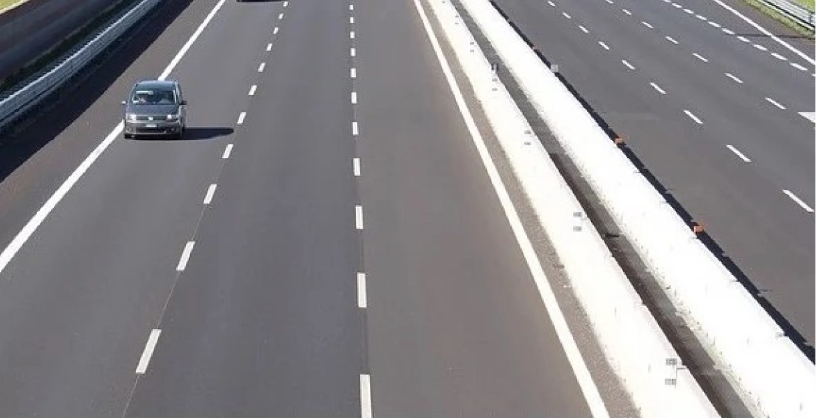
#> input picture notebooks/data/images/hough_transform_road.png, 820 x 418 px; its folder holds 4 pictures in this run
$ jupyter execute Hough_transform_with_all_steps.ipynb
#> lines starting #> are read from the running program, lines starting #| are printed output that depends on the picture
[cell 1]
"""
Explanation:
Step 1: Apply Gaussian blur to reduce noise.
Step 2: Apply Canny edge detection.
Step 3: Apply the Hough Line Transform for global detection (entire image).
Step 4: Apply the Hough Line Transform to a region of interest (ROI).
Step 5: Display the results of global and local detection side-by-side for comparison.
Step 6: Apply Hough Circle Transform for global circle detection and display the result.

Visual Layout:
- Edge Detection (Canny edges)
- Global Line Detection (Hough Lines)
- Local Line Detection (Hough Lines on ROI)
- Global Circle Detection (Hough Circles)

Each output is displayed in a grid using matplotlib's subplot feature to allow comparison. The plt.tight_layout() ensures that there is no overlap in the plots.

This code will display the edge-detected image, the global line detection, local line detection, and the circle detection images sequentially within the same figure for easy comparison.
"""
import os
import cv2
import numpy as np
import matplotlib.pyplot as plt

# Path to the image
image_path = os.path.join(os.getcwd(), 'data', 'images', 'hough_transform_road.png')  # Construct the full path to the image

# Load the image in grayscale
image = cv2.imread(image_path, cv2.IMREAD_GRAYSCALE)  # Read the image in grayscale mode
#> image: shape (418, 820); min 0, max 255, mean 136.4

# Step 1: Apply Gaussian blur to reduce noise
blurred_image = cv2.GaussianBlur(image, (5, 5), 1.4)
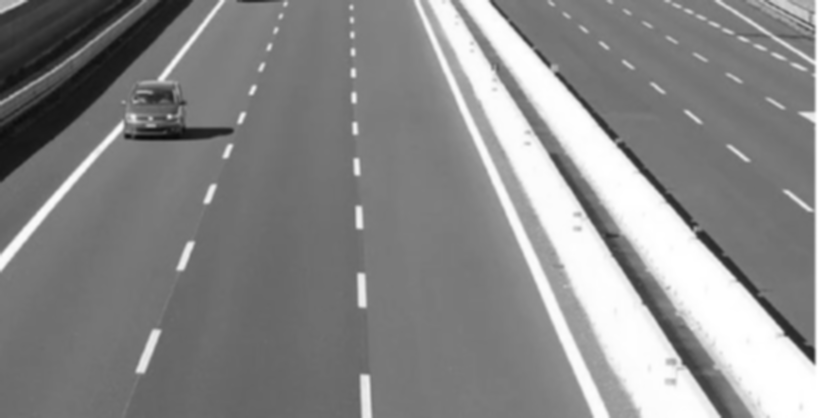
#> blurred_image: shape (418, 820); min 8, max 255, mean 136.4

# Step 2: Apply Canny Edge Detection to highlight edges
edges = cv2.Canny(blurred_image, 50, 150)
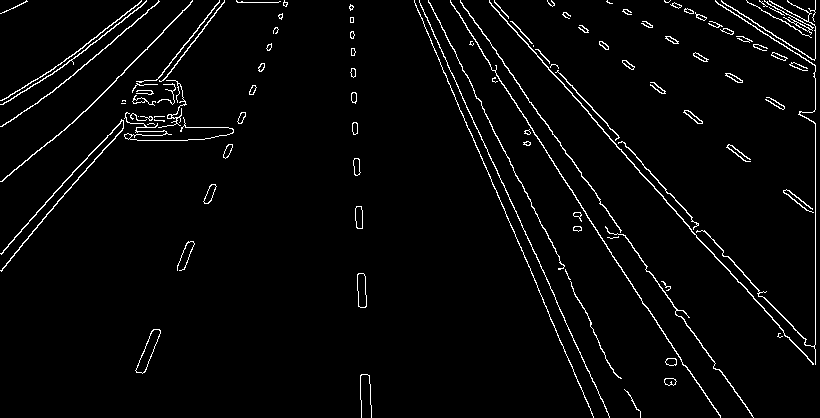
#> edges: shape (418, 820); 3.1% white in thin lines or dots

# Step 3: Perform Global Detection (Hough Line Transform)
lines = cv2.HoughLines(edges, 1, np.pi / 180, 100)
#> lines = 39 rows, first 8: [815, 0], [-377, 2.53], [-375, 2.57], [-381, 2.67], [-361, 2.41], [-378, 2.71], [171, 0.681], [-370, 2.43]
image_with_lines = cv2.cvtColor(image, cv2.COLOR_GRAY2BGR)
if lines is not None:
    for line in lines:
        rho, theta = line[0]
        a = np.cos(theta)
        b = np.sin(theta)
        x0 = a * rho
        y0 = b * rho
        x1 = int(x0 + 1000 * (-b))
        y1 = int(y0 + 1000 * (a))
        x2 = int(x0 - 1000 * (-b))
        y2 = int(y0 - 1000 * (a))
        cv2.line(image_with_lines, (x1, y1), (x2, y2), (0, 255, 0), 2)
#> this loop made 39 passes
#> (rho, theta, a, b, x0, y0, x1, y1) on passes 1 to 12: (815, 0, 1, 0, 815, 0, 815, 1000), (-377, 2.53, -0.819, 0.574, 308.8, -216.2, -264, -1035), (-375, 2.57, -0.839, 0.545, 314.5, -204.2, -230, -1042), (-381, 2.67, -0.891, 0.454, 339.5, -173, -114, -1063), (-361, 2.41, -0.743, 0.669, 268.3, -241.6, -400, -984), (-378, 2.71, -0.906, 0.423, 342.6, -159.7, -80, -1066), (171, 0.681, 0.777, 0.629, 132.9, 107.6, -496, 884), (-370, 2.43, -0.755, 0.656, 279.2, -242.7, -376, -997), (174, 0.698, 0.766, 0.643, 133.3, 111.8, -509, 877), (-382, 2.74, -0.921, 0.391, 351.6, -149.3, -39, -1069), (-368, 2.41, -0.743, 0.669, 273.5, -246.2, -395, -989), (-364, 2.55, -0.829, 0.559, 301.8, -203.5, -257, -1032)
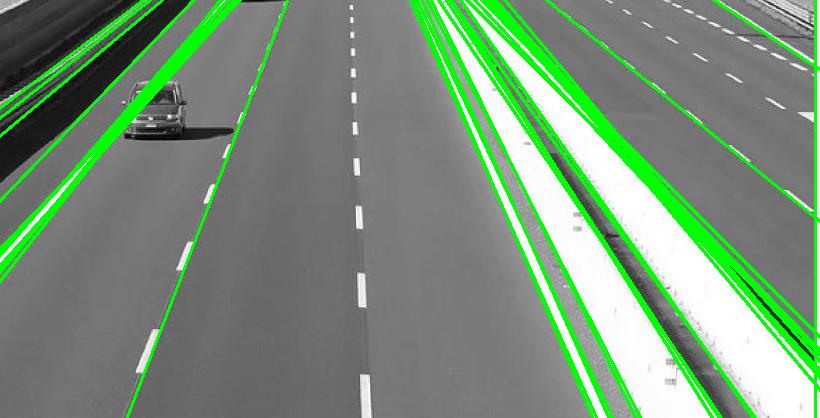
#> image_with_lines: shape (418, 820, 3); mean B, G, R 120.3, 145.6, 120.3

# Step 4: Perform Local Detection (Hough Line Transform on ROI)
height, width = edges.shape
#> height = 418; width = 820
roi = edges[int(height / 2):, :]  # Bottom half of the image
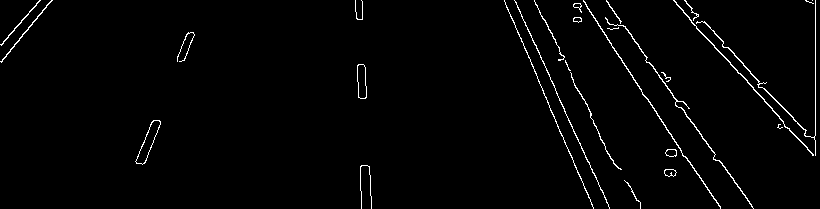
#> roi: shape (209, 820); 1.8% white in thin lines or dots
lines_local = cv2.HoughLines(roi, 1, np.pi / 180, 100)
#> lines_local = [[-464, 2.74], [-481, 2.55], [815, 0], [-489, 2.57], [-497, 2.53], [-500, 2.41], [-471, 2.72], [-488, 2.51], [-465, 2.71], [-491, 2.39], [-509, 2.41]]
image_with_lines_local = cv2.cvtColor(image, cv2.COLOR_GRAY2BGR)
if lines_local is not None:
    for line in lines_local:
        rho, theta = line[0]
        a = np.cos(theta)
        b = np.sin(theta)
        x0 = a * rho
        y0 = b * rho
        x1 = int(x0 + 1000 * (-b))
        y1 = int(y0 + 1000 * (a))
        x2 = int(x0 - 1000 * (-b))
        y2 = int(y0 - 1000 * (a))
        cv2.line(image_with_lines_local, (x1, y1), (x2, y2), (0, 255, 0), 2)
#> this loop made 11 passes
#> (rho, theta, a, b, x0, y0, x1, y1) on passes 1 to 11: (-464, 2.74, -0.921, 0.391, 427.1, -181.3, 36, -1101), (-481, 2.55, -0.829, 0.559, 398.8, -269, -160, -1098), (815, 0, 1, 0, 815, 0, 815, 1000), (-489, 2.57, -0.839, 0.545, 410.1, -266.3, -134, -1104), (-497, 2.53, -0.819, 0.574, 407.1, -285.1, -166, -1104), (-500, 2.41, -0.743, 0.669, 371.6, -334.6, -297, -1077), (-471, 2.72, -0.914, 0.407, 430.3, -191.6, 23, -1105), (-488, 2.51, -0.809, 0.588, 394.8, -286.8, -192, -1095), (-465, 2.71, -0.906, 0.423, 421.4, -196.5, -1, -1102), (-491, 2.39, -0.731, 0.682, 359.1, -334.9, -322, -1066), (-509, 2.41, -0.743, 0.669, 378.3, -340.6, -290, -1083)
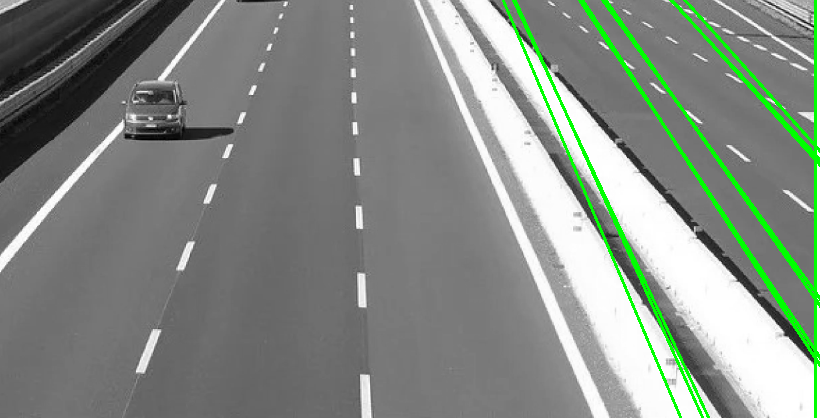
#> image_with_lines_local: shape (418, 820, 3); mean B, G, R 131.8, 139.5, 131.8

# Step 5: Compare Local vs Global (display comparisons)
# Display Global Detection (Hough Lines)
plt.figure(figsize=(10, 10))

plt.subplot(3, 2, 1)
plt.imshow(edges, cmap='gray')
plt.title("Edge Detection (Canny)")
plt.axis("off")

plt.subplot(3, 2, 2)
plt.imshow(image_with_lines)
plt.title("Global Detection: Hough Lines")
plt.axis("off")

# Display Local Detection (Hough Lines on ROI)
plt.subplot(3, 2, 3)
plt.imshow(image_with_lines_local)
plt.title("Local Detection: Hough Lines on ROI")
plt.axis("off")

# Step 6: Experiment with Circle Detection (global)
circles = cv2.HoughCircles(edges, cv2.HOUGH_GRADIENT, dp=1.2, minDist=20, param1=50, param2=30, minRadius=10, maxRadius=100)
#> circles = 43 rows, first 8: [264.6, 96.6, 94], [192.6, 60.6, 79.48], [162.6, 215.4, 96.64], [153, 177, 61.72], [150.6, 108.6, 25.84], [144.6, 197.4, 68.92], [198.6, 84.6, 55.72], [576.6, 198.6, 71.56]
image_with_circles = cv2.cvtColor(image, cv2.COLOR_GRAY2BGR)
if circles is not None:
    circles = np.uint16(np.around(circles))
#> circles = 43 rows, first 8: [265, 97, 94], [193, 61, 79], [163, 215, 97], [153, 177, 62], [151, 109, 26], [145, 197, 69], [199, 85, 56], [577, 199, 72]
    for circle in circles[0, :]:
        cv2.circle(image_with_circles, (circle[0], circle[1]), circle[2], (255, 0, 0), 2)
#> this loop made 43 passes
#> circle on passes 1 to 12: [265, 97, 94], [193, 61, 79], [163, 215, 97], [153, 177, 62], [151, 109, 26], [145, 197, 69], [199, 85, 56], [577, 199, 72], [181, 97, 45], [577, 151, 91], [145, 227, 91], [169, 191, 77]
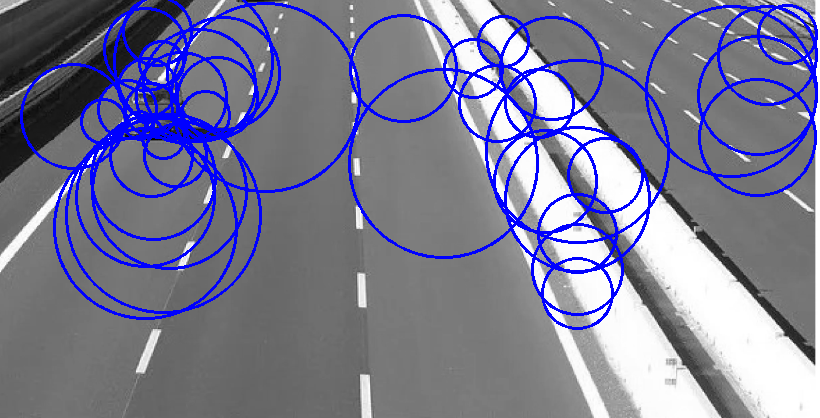
#> image_with_circles: shape (418, 820, 3); mean B, G, R 147.5, 122.5, 122.5

# Display Global Circle Detection
plt.subplot(3, 2, 4)
plt.imshow(image_with_circles)
plt.title("Global Detection: Hough Circles")
plt.axis("off")

plt.tight_layout()
plt.show()
#> figure, not shown here; B, G, R data is drawn as R, G, B
